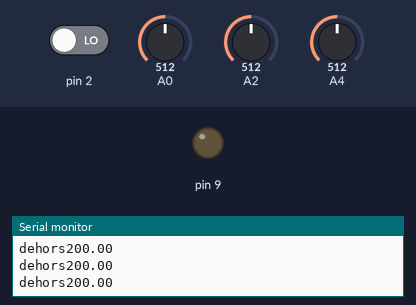
The sketch below on a simulated Arduino Uno, built with avr-gcc and run on an emulated ATmega328P. Parts: output pins drawn as LEDs (lit = HIGH), the last lines printed to the serial monitor. The test bench sets the inputs (shaded band); at power-on: pin 2 LOW, A4 = 512, A0 = 512, A2 = 512.

Above: at 1.2 s.
1.3 s: pin 2 driven HIGH
At 2.9 s:
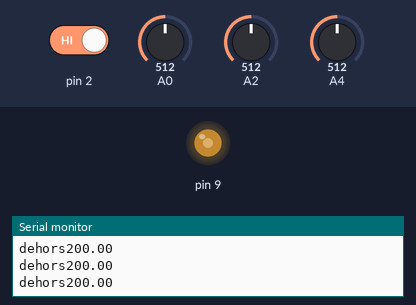
3.2 s: A4 set to 716
At 4.3 s:
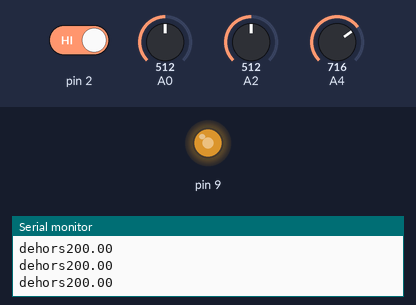
4.8 s: A4 set to 900
At 5.7 s:
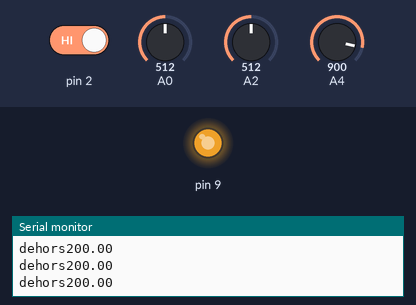
6.4 s: A4 set to 122
At 7.0 s:
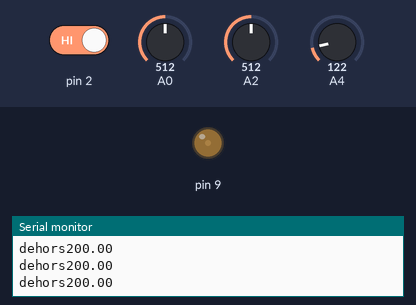
Timing chart, 0 to 9.0 s (numbered marks = the images above; inputs shaded):
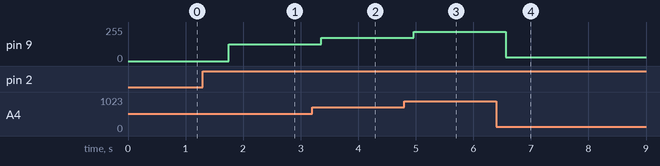

Measured:
- after the input at 1.3 s, pin 9: 0/255 → 125/255 after 0.45 s
- after the input at 3.2 s, pin 9: 125/255 → 174/255 after 0.16 s
- after the input at 4.8 s, pin 9: 174/255 → 219/255 after 0.16 s
- after the input at 6.4 s, pin 9: 219/255 → 29/255 after 0.17 s

The sketch:

sketch_apr17a.ino
```cpp
/*

*/
int switchS = 0;
int stateLight = 0;
float sateVariateur = 0;
float temperature = 0;

void setup() {
    pinMode(2, INPUT);
    pinMode(9, OUTPUT);
    Serial.begin(9600);
}

void loop() {


    int btn = digitalRead(2);

/*
    Serial.print(btn);
    Serial.print(stateLight);
      Serial.print("\n");*/
    if( btn != switchS ){

      if( btn == 1 ){
        if( stateLight == 1 ){
            stateLight = 0;
        }else{
            stateLight = 1;
         }
      }

      delay(150);
    }
    switchS = btn;


    int variateur = ( ( float(analogRead( A4 )) / float(1024) ) * 250 ); //255

    if( stateLight != 0 ){
      analogWrite(9, variateur);
    }else{
      analogWrite(9, 0);
    }

    sateVariateur = variateur;


    int sensorVal = analogRead( A0 );

    float voltage = (sensorVal / 1024.0) * 5.0;
    float temperatureNow = (voltage - .5) * 100;


    if( int(temperatureNow) != int(temperature) ){
      temperature = temperatureNow;
      Serial.print(temperature);
      Serial.print("\n");
    }


     sensorVal = analogRead( A2 );

     voltage = (sensorVal / 1024.0) * 5.0;
     temperatureNow = (voltage - .5) * 100;
    Serial.print("dehors");
    Serial.print(temperatureNow);
      Serial.print("\n");
    delay(400);
}
```
